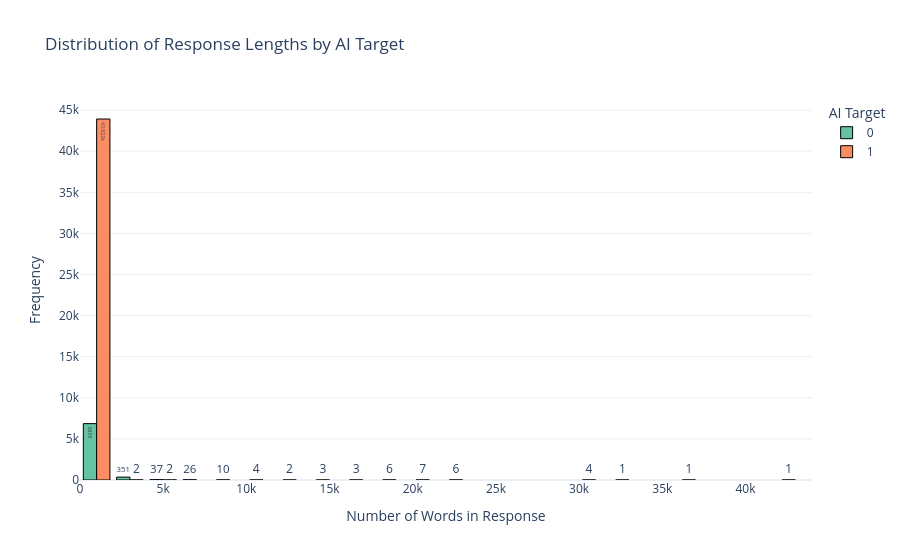

The cell this chart's notebook holds for it:
### Code cell
# plot the distribution of the length of the responses split by ai_target
fig = px.histogram(
    df,
    x='response_length',
    color='ai_target',
    nbins=30,
    barmode='group',
    title='Distribution of Response Lengths by AI Target',
    text_auto=True,
    color_discrete_sequence=px.colors.qualitative.Set2
 )
fig.update_traces(marker_line_color='black', marker_line_width=1)
fig.update_layout(
    xaxis_title='Number of Words in Response',
    yaxis_title='Frequency',
    legend_title='AI Target',
    template='plotly_white'
 )
fig.show()

### Figure 1 — Plotly figure (JSON) as saved in the notebook; plotly's stock layout.template omitted (floating-point values rounded to 4 significant figures; data arrays with more than 128 entries replaced by an {"elided": "..."} marker saying what was removed)
{"data": [{"alignmentgroup": "True", "bingroup": "x", "hovertemplate": "ai_target=0<br>response_length=%{x}<br>count=%{y}<extra></extra>", "legendgroup": "0", "marker": {"color": "rgb(102,194,165)", "line": {"color": "black", "width": 1}, "pattern": {"shape": ""}}, "name": "0", "nbinsx": 30, "offsetgroup": "0", "orientation": "v", "showlegend": true, "texttemplate": "%{value}", "type": "histogram", "x": {"elided": "7321 int values"}, "xaxis": "x", "yaxis": "y"}, {"alignmentgroup": "True", "bingroup": "x", "hovertemplate": "ai_target=1<br>response_length=%{x}<br>count=%{y}<extra></extra>", "legendgroup": "1", "marker": {"color": "rgb(252,141,98)", "line": {"color": "black", "width": 1}, "pattern": {"shape": ""}}, "name": "1", "nbinsx": 30, "offsetgroup": "1", "orientation": "v", "showlegend": true, "texttemplate": "%{value}", "type": "histogram", "x": {"elided": "43926 int values"}, "xaxis": "x", "yaxis": "y"}], "layout": {"barmode": "group", "legend": {"title": {"text": "AI Target"}, "tracegroupgap": 0}, "title": {"text": "Distribution of Response Lengths by AI Target"}, "xaxis": {"anchor": "y", "domain": [0, 1], "title": {"text": "Number of Words in Response"}}, "yaxis": {"anchor": "x", "domain": [0, 1], "title": {"text": "Frequency"}}}}
